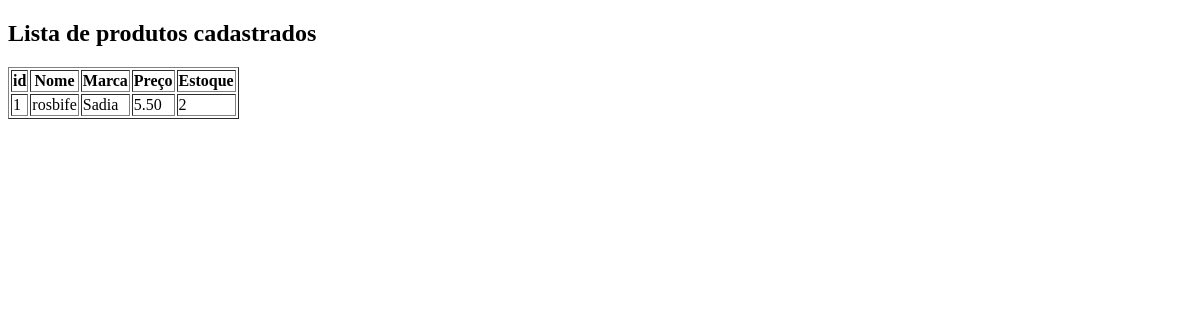
Page /produtos/listar_produtos on the earlier database version.
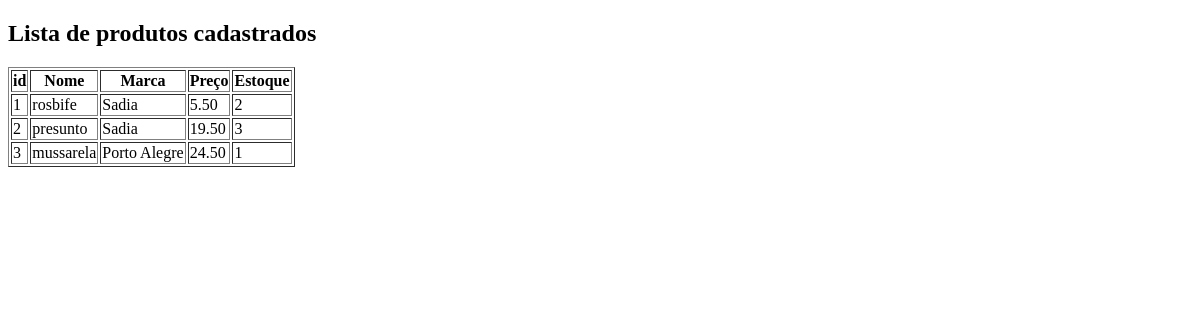
Same page on the later database version.
### app/models.py (models this page shows)
class Produto(models.Model):
    nome = models.CharField(max_length=50)
    marca = models.CharField(max_length=30)
    preco = models.DecimalField(max_digits=10, decimal_places=2)
    estoque = models.IntegerField()

### app/views.py (the view)
# urls.py: path('listar_produtos',views.buscar_todos_os_produtos),
@csrf_exempt
@require_http_methods(["GET"])
def buscar_todos_os_produtos(request):
    produtos = Produto.objects.all().values() #pegando todos os objetos Produto
    return render(request, 'app/lista.html',{'produtos':produtos}) #retornar uma lista de Produtos

### app/Templates/app/lista.html (shortened to what this page needs)
<!DOCTYPE html>
<html lang="en">
<head>
</head>
<body>
    <h2>Lista de produtos cadastrados</h2>
    <table border="1px">
        <tr>
            <th>id</th>
            <th>Nome</th>
            <th>Marca</th>
            <th>Preço</th>
            <th>Estoque</th>
        </tr>
            {%for produto in produtos%}
                <tr>
                    <td> {{produto.id}} </td>
                    <td>{{produto.nome}}</td>
                    <td>{{produto.marca}}</td>
                    <td>{{produto.preco}}</td>
                    <td>{{produto.estoque}}</td>
                </tr>
            {%endfor%}
    </table>
</body>
</html>

Differences in the rows shown:
added Produto: id "2", nome "presunto", marca "Sadia", preco "19.50", estoque "3"
added Produto: id "3", nome "mussarela", marca "Porto Alegre", preco "24.50", estoque "1"
